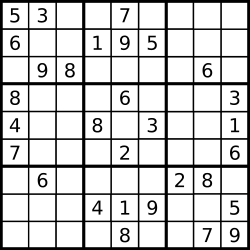
#> input picture pic/chess.jpg, 250 x 250 px
$ python 039-harris.py
#> lines starting #> are read from the running program, lines starting #| are printed output that depends on the picture; after the words box and inside, x2 and y2 are one past the last pixel; in counts of white or black regions, pixels touching at a corner belong together
import cv2
import numpy as np

blockSize = 2
ksize = 3
k = 0.04

maxCrners = 1000
ql = 0.01
minDistance = 10
# 加载
img = cv2.imread("./pic/chess.jpg")
#> img is the input picture: shape (250, 250, 3); min 0, max 255, mean 206.8
# 灰度化
gray = cv2.cvtColor(img,cv2.COLOR_BGR2GRAY)
# harris角点检测
# dst = cv2.cornerHarris(gray,blockSize,ksize,k)
# harris角点展示
# img[dst>0.01*dst.max()] = [0,0,255]
# Shi-Tomasi绘制角点
corners = cv2.goodFeaturesToTrack(gray,maxCrners,ql,minDistance)
#> corners = 142 rows, first 8: [13, 11], [18, 146], [16, 119], [175, 186], [121, 158], [233, 203], [127, 9], [99, 201]
corners = np.int32(corners)
#> corners = contour of 142 points, box (x1, y1, x2, y2) (3, 3, 247, 247), area 44808
for i in corners:
    x,y = i.ravel()
    cv2.circle(img,(x,y),3,(255,0,0),-1)
#> this loop made 142 passes
#> (x, y) on passes 1 to 12: (13, 11), (18, 146), (16, 119), (175, 186), (121, 158), (233, 203), (127, 9), (99, 201), (123, 203), (210, 229), (234, 119), (81, 3)
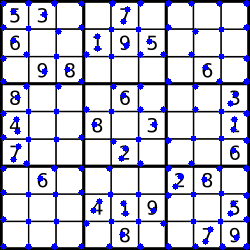
#> img: shape (250, 250, 3); 6.59% of pixels changed, all inside (x1, y1, x2, y2) = (0, 0, 250, 250)

cv2.imshow("harris",img)
cv2.waitKey(0)
